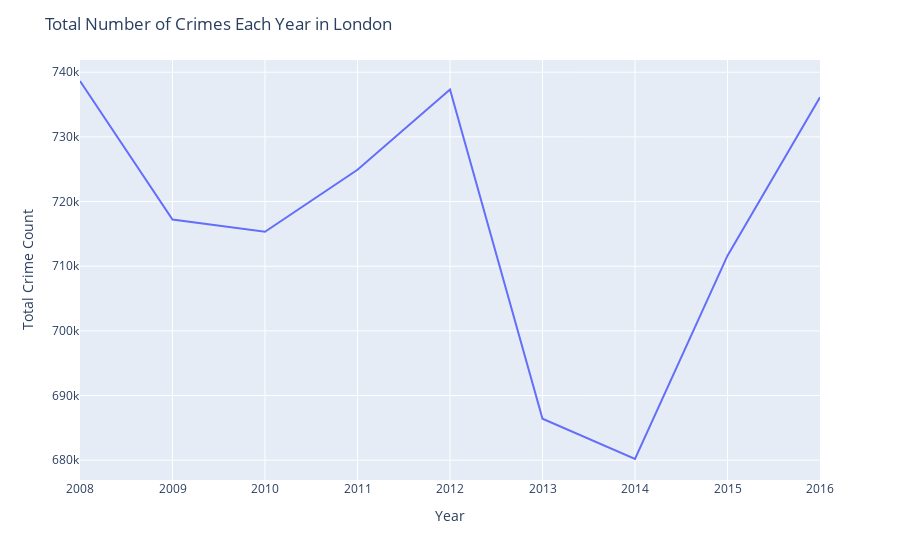

The cell this chart's notebook holds for it:
### Markdown cell above
**CODE EXPLANATION**<br>
- *`figLineTsY = px.line(x =crimeYearCount.index, y =crimeYearCount)`*<br>
Merupakan syntax yang berguna untuk memasukan variabel yang sudah di olah pada eksplorasi data sebelumnya. `x =crimeYearCount.index,` berguna untuk menjadikan variable `crimeYearCount` sebagai index juga mengisi value pada *axis-x* yang berisi urutan tahun dari tahun 2008 hingga tahun 2016. `y =crimeYearCount` merupakan syntax yang berfungsi untuk memasukan variable `crimeYearCount` menjadi value yang mengisikan *axis-y* dimana ***Plotly Express*** memiliki kemampuan untuk mengenali kolom-kolom yang umum dalam DataFrame, seperti indeks (index) dan kolom nilai (value), tanpa perlu spesifikasikan dengan nama kolomnya sehingga `y` akan diinterpretasikan sebagai *axis-y* dengan nilai yang terkait dengan *axis-x*
- *`figLineTsY.update_traces(hovertemplate='Year: %{x}<br>Total Crime Count: %{y}')`*<br>
berguna untuk merubah label saat mouse hover diatas line, tdak lagi menampilak *x* dan *y* tapi diganti dengan *Year* sebagai *x* dan *Total Crime Count* sebagai *y*
- *`update_xaxes`, `update_yaxes`*<br>
berguna mengatur label pada *axsis-x* dan *axis-y*
- *`figLineTsY.update_layout(title='Total Number of Crimes Each Year in London')`*<br>
berguna untuk mengubah seluruh atau atribut -atribut dari layout. pada kode tersebut digunakan untuk memberi label judul.

### Code cell
figLineTsY = px.line(x =crimeYearCount.index, y =crimeYearCount)
figLineTsY.update_traces(hovertemplate='Year: %{x}<br>Total Crime Count: %{y}') # rubah label hover
figLineTsY.update_xaxes(title_text='Year')
figLineTsY.update_yaxes(title_text='Total Crime Count')
figLineTsY.update_layout(title='Total Number of Crimes Each Year in London')
figLineTsY.show()

### Figure 1 — Plotly figure (JSON) as saved in the notebook; plotly's stock layout.template omitted (floating-point values rounded to 4 significant figures)
{"data": [{"hovertemplate": "Year: %{x}<br>Total Crime Count: %{y}", "legendgroup": "", "line": {"color": "#636efa", "dash": "solid"}, "marker": {"symbol": "circle"}, "mode": "lines", "name": "", "orientation": "v", "showlegend": false, "type": "scatter", "x": [2008, 2009, 2010, 2011, 2012, 2013, 2014, 2015, 2016], "xaxis": "x", "y": [738641, 717214, 715324, 724915, 737329, 686407, 680183, 711624, 736121], "yaxis": "y"}], "layout": {"legend": {"tracegroupgap": 0}, "margin": {"t": 60}, "title": {"text": "Total Number of Crimes Each Year in London"}, "xaxis": {"anchor": "y", "domain": [0, 1], "title": {"text": "Year"}}, "yaxis": {"anchor": "x", "domain": [0, 1], "title": {"text": "Total Crime Count"}}}}
